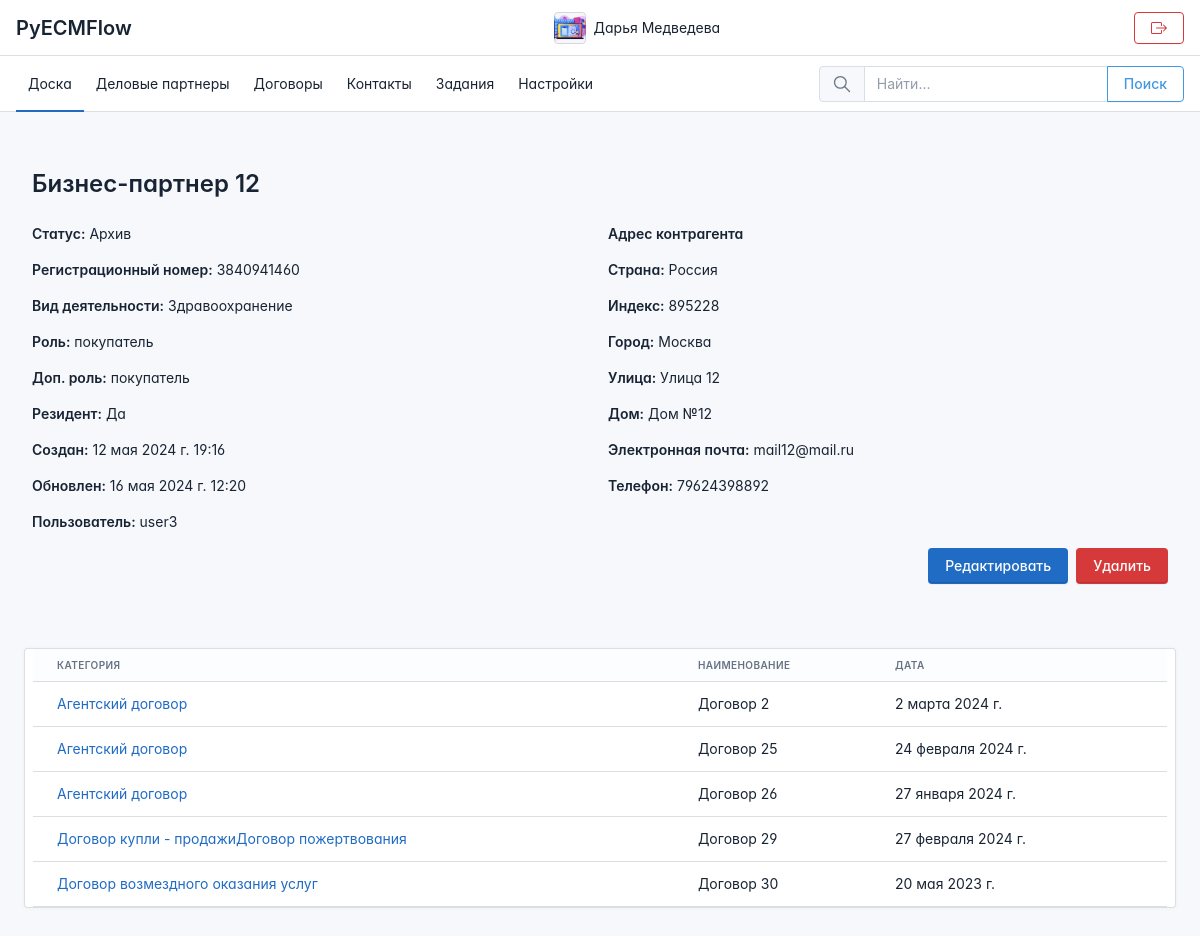
The page /businesspartner/12/ (signed in) on the database its author committed.
### apps/accounts/models.py (models this page shows, shortened)
class UserProfile(models.Model):
    user = models.OneToOneField(User, on_delete=models.CASCADE, related_name='profile',
                                verbose_name='Пользователь')
    email_address = models.EmailField(blank=True,
                                      verbose_name='Наименование')
    bio = models.TextField(blank=True, null=True,
                           verbose_name='О себе')
    phone_number = models.CharField(max_length=20, blank=True, null=True, verbose_name='Телефон')
    profile_picture = models.ImageField(upload_to='user_images', null=True, blank=True,
                                        verbose_name='Фото профиля')

### apps/business_partner/models.py (models this page shows, shortened)
class BusinessPartner(models.Model):
    INDUSTRY_CHOICES = [
        ('Производство', 'Производство'),
        ('Розничная торговля', 'Розничная торговля'),
        ('Здравоохранение', 'Здравоохранение'),
        ('IT', 'IT'),
        ('Финансы', 'Финансы'),
        ('Образование', 'Образование'),
        ('Строительство', 'Строительство'),
        ('Транспорт', 'Транспорт'),
        ('Сельское хозяйство', 'Сельское хозяйство'),
        ('Энергетика', 'Энергетика'),
        ('Банк', 'Банк'),
    ]
    PRIMARY_ROLE_CHOICES = [
        ('покупатель', 'Покупатель'),
        ('поставщик', 'Поставщик'),
        ('партнер', 'Партнер'),
        ('Банк', 'Банк'),
    ]
    SECONDARY_ROLE_CHOICES = [
        ('покупатель', 'Покупатель'),
        ('поставщик', 'Поставщик'),
        ('партнер', 'Партнер'),
        ('Банк', 'Банк'),
        ('-', '-'),
    ]
    STATUS_CHOICES = [
        ('Архив', 'Архив'),
        ('Заблокирован', 'Заблокирован'),
        ('Проверен', 'Проверен'),
    ]
    RESIDENCE_CHOICES = [
        ('Да', 'Да'),
        ('Нет', 'Нет'),
    ]
    name = models.CharField(max_length=100, default='', verbose_name='Наименование')
    residence = models.CharField(max_length=100, default='', verbose_name='Резидент')
    vat = models.CharField(max_length=100, default='', verbose_name='Регистрационный номер')
    email = models.EmailField(max_length=100, default='', verbose_name='Электронная почта')
    phone = models.CharField(max_length=20, default='', verbose_name='Телефон')
    country = models.CharField(max_length=100, default='', verbose_name='Страна')
    postcode = models.CharField(max_length=20, default='', verbose_name='Индекс')
    city = models.CharField(max_length=100, default='', verbose_name='Город')
    street_name = models.CharField(max_length=200, default='', verbose_name='Улица')
    house_number = models.CharField(max_length=20, default='', verbose_name='Дом')
    industry = models.CharField(max_length=200, default='', verbose_name='Вид деятельности')
    primary_role = models.CharField(max_length=100, default='', verbose_name='Роль')
    secondary_role = models.CharField(max_length=100, default='', verbose_name='Доп. роль')
    status = models.CharField(max_length=100, default='', verbose_name='Статус')
    created_at = models.DateTimeField(auto_now_add=True, verbose_name='Создан')
    updated_at = models.DateTimeField(auto_now=True, verbose_name='Обновлен')
    user = models.ForeignKey(User, on_delete=models.CASCADE, related_name='customers',
                             null=True, verbose_name='Пользователь')

### apps/contracts/models.py (models this page shows, shortened)
class Contracts(models.Model):
    CONTRACT_CURRENCY_CHOICES = [
        ('rub', 'RUB'),
        ('eur', 'EUR'),
        ('usd', 'USD'),
        ('cny', 'CNY'),
        ('gbp', 'GBP'),
        ('chf', 'CHF'),
    ]
    VALIDITY_ROLE_CHOICES = [
        ('Архив', 'Архив'),
        ('Заблокирован', 'Заблокирован'),
        ('Проверен', 'Проверен'),
    ]
    CATEGORY_CHOICES = [
        ('Агентский договор', 'Агентский договор'),
        ('Договор аренды', 'Договор аренды'),
        ('Договор возмездного оказания услуг', 'Договор возмездного оказания услуг'),
        ('Договор купли - продажи', 'Договор купли - продажи'),
        ('Договор пожертвования', 'Договор пожертвования'),
        ('Договор поставки', 'Договор поставки'),
        ('Договор займа', 'Договор займа'),
    ]
    reg_number = models.CharField(max_length=200, default='', verbose_name='Регистрационный номер')
    name = models.CharField(max_length=100, default='', verbose_name='Наименование')
    date = models.DateField(default=date.today, verbose_name='Дата заключения')
    content = models.CharField(max_length=100, default='', verbose_name='Содержание')
    business_partner = models.ForeignKey(BusinessPartner, on_delete=models.SET_NULL, null=True, blank=True,
                                         related_name='contracts', verbose_name='Контрагент')
    country = models.CharField(max_length=100, default='', verbose_name='Страна')
    contract_currency = models.CharField(max_length=100, default='', verbose_name='Валюта контракта')
    validity = models.CharField(max_length=100, default='', verbose_name='Статус')
    due_to = models.DateField(null=True, verbose_name='Дата окончания действия')
    category = models.CharField(max_length=200, default='', verbose_name='Категория')
    created_at = models.DateTimeField(auto_now_add=True, verbose_name='Дата создания')
    updated_at = models.DateTimeField(auto_now=True, verbose_name='Дата обновления')
    user = models.ForeignKey(User, on_delete=models.CASCADE, related_name='person', null=True,
                             verbose_name='Пользователь')
    contract_file = models.FileField(upload_to='contract_files/', null=True, blank=True,
                                     verbose_name='Договор')

### apps/business_partner/views.py (the view)
# urls.py: path('businesspartner/<int:pk>/', views.businesspartner_detail, name='businesspartner_detail'),
@login_required
def businesspartner_detail(request, pk):
    businesspartner = get_object_or_404(BusinessPartner, pk=pk)
    contracts = Contracts.objects.filter(business_partner=businesspartner)
    return render(request, 'apps/business_partner/businesspartner_detail.html',
                  {'businesspartner': businesspartner, 'contracts': contracts})

### templates/apps/business_partner/businesspartner_detail.html
{% extends 'base.html' %}
{% block content %}
<div class="container py-5">
    <div class="row">
        <div class="col-12">
            <h1 class="mb-4">{{ businesspartner.name }}</h1>
        </div>
    </div>
    <div class="row">
        <div class="col-md-6">
            <p ><strong>Статус:</strong> {{ businesspartner.status }}</p>
            <p ><strong>Регистрационный номер:</strong> {{ businesspartner.vat }}</p>
            <p ><strong>Вид деятельности:</strong> {{ businesspartner.industry }}</p>
            <p ><strong>Роль:</strong> {{ businesspartner.primary_role }}</p>
            <p ><strong>Доп. роль:</strong> {{ businesspartner.secondary_role }}</p>
            <p><strong>Резидент:</strong> {{ businesspartner.residence }}</p>
            <p ><strong>Создан:</strong> {{ businesspartner.created_at }}</p>
            <p ><strong>Обновлен:</strong> {{ businesspartner.updated_at }}</p>
            <p ><strong>Пользователь:</strong> {{ businesspartner.user.username }}</p>
        </div>
        <div class="col-md-6">
            <p><strong>Адрес контрагента</strong></p>
                    <p><strong>Страна:</strong> {{ businesspartner.country }}</p>
                    <p><strong>Индекс:</strong> {{ businesspartner.postcode }}</p>
                    <p><strong>Город:</strong> {{ businesspartner.city }}</p>
                    <p><strong>Улица:</strong> {{ businesspartner.street_name }}</p>
                    <p><strong>Дом:</strong> {{ businesspartner.house_number }}</p>
                    <p><strong>Электронная почта:</strong> {{ businesspartner.email }}</p>
                    <p><strong>Телефон:</strong> {{ businesspartner.phone }}</p>
        </div>
        <div class="d-flex justify-content-end">
            <a href="{% url 'business_partner:businesspartner_update' businesspartner.pk %}" class="btn btn-primary me-2">Редактировать</a>
            <a href="{% url 'business_partner:businesspartner_delete' businesspartner.pk %}" class="btn btn-danger">Удалить</a>
        </div>
    </div>
</div>
<div class="container my-5">
    <div class="row mb-3">
        <div class="card">
            <table class="table card-table table-vcenter">
                <thead>
                <tr>
                    <th>Категория</th>
                    <th>Наименование</th>
                    <th>Дата</th>
                </tr>
                </thead>
                <tbody>
                {% for contract in businesspartner.contracts.all %}
                <tr>
                    <td><a href="{% url 'contracts:contracts_detail' contract.id %}">{{ contract.category }}</a></td>
                    <td>{{ contract.name }}</td>
                    <td>{{ contract.date }}</td>
                </tr>
                {% endfor %}
                </tbody>
            </table>
        </div>
    </div>
</div>
{% endblock %}

### templates/navigation.html (shortened to what this page needs)
<header class="navbar navbar-expand-md d-print-none" >
    <div class="container-xl">
        <h1 class="navbar-brand navbar-brand-autodark d-none-navbar-horizontal pe-0 pe-md-3" width="110" height="32">
            <a href="{% url 'dashboard:dashboard' %}">PyECMFlow</a>
        </h1>
        <div class="navbar-nav flex-row order-md-last">
            <div class="d-none d-md-flex">
                <div class="nav-item">
                    <a href="{% url 'accounts:profile' %}" class="nav-link d-flex lh-1 text-reset p-0" >
                        <span class="avatar avatar-sm" style="background-image: url({% if user.profile.profile_picture %}{{ user.profile.profile_picture.url }}{% else %}https://via.placeholder.com/150{% endif %})"></span>
                        <div class="d-none d-xl-block ps-2">
                            <div>{{ user.first_name }} {{ user.last_name }}</div>
                        </div>
                    </a>
                </div>
            </div>
        </div>
        <div class="navbar-nav flex-row order-md-last">
            <div class="d-none d-md-flex">
                <div class="nav-item">
                    <div class="d-none d-xl-block ps-2">
                        <a href="{% url 'accounts:login' %}" class="nav-link d-flex lh-1 text-reset p-0" >
                            <button type="button" class="btn btn-outline-danger"></button>
                        </a>
                    </div>
                </div>
            </div>
        </div>
    </div>
</header>
<header class="navbar-expand-md">
    <div class="collapse navbar-collapse" id="navbar-menu">
        <div class="navbar">
            <div class="container-xl">
                <ul class="navbar-nav">
                    <li class="nav-item active">
                        <a class="nav-link" href="{% url 'dashboard:dashboard' %}" >
                            <span class="nav-link-title ">Доска</span>
                        </a>
                    </li>
                    <li class="nav-item">
                        <a class="nav-link" href="{% url 'business_partner:businesspartner_list' %}">
                            <span class="nav-link-title">Деловые партнеры</span>
                        </a>
                    </li>
                    <li class="nav-item">
                        <a class="nav-link" href="{% url 'contracts:contracts_list' %}" >
                            <span class="nav-link-title">Договоры</span>
                        </a>
                    </li>
                    <li class="nav-item">
                        <a class="nav-link" href="{% url 'contact:contact_list' %}" >
                            <span class="nav-link-title">Контакты</span>
                        </a>
                    </li>
                    <li class="nav-item">
                        <a class="nav-link" href="{% url 'tasks:task_list' %}" >
                            <span class="nav-link-title">Задания</span>
                        </a>
                    </li>
                    {% if request.user.is_staff %}
                    <li class="nav-item">
                        <a class="nav-link" href="{% url 'admin:index' %}" >
                            <span class="nav-link-title">Настройки</span>
                        </a>
                    </li>
                    {% endif %}
                </ul>
            <div class="my-2 my-md-0 flex-grow-1 flex-md-grow-0 order-first order-md-last">
                <form id="search-form" action="{% url 'search:search' %}" method="get" autocomplete="off" novalidate>
                    <div class="input-group">
                        <span class="input-group-text">
                        </span>
                        <input id="search-input" type="text" name="q" value="" class="form-control" placeholder="Найти..." aria-label="Search the website">
                        <button class="btn btn-outline-info" type="submit">Поиск</button>
                    </div>
                </form>
            </div>
            </div>
        </div>
    </div>
</header>

### templates/base.html (style rules this page uses)
:root { --tblr-font-sans-serif: 'Inter Var', -apple-system, BlinkMacSystemFont, San Francisco, Segoe UI, Roboto, Helvetica Neue, sans-serif; }
body { font-feature-settings: "cv03", "cv04", "cv11"; }

### rows shown on the page
BusinessPartner: name "Бизнес-партнер 12", status "Архив", vat "3840941460", industry "Здравоохранение", primary_role "покупатель", secondary_role "покупатель", residence "Да", created_at "12 мая 2024 г. 19:16", updated_at "16 мая 2024 г. 12:20", user.username "user3", country "Россия", postcode "895228", city "Москва", street_name "Улица 12", house_number "Дом №12", email "mail12@mail.ru", phone "79624398892"
Contracts: category "Агентский договор", name "Договор 2", date "2 марта 2024 г."
Contracts: category "Агентский договор", name "Договор 25", date "24 февраля 2024 г."
Contracts: category "Агентский договор", name "Договор 26", date "27 января 2024 г."
Contracts: category "Договор купли - продажиДоговор пожертвования", name "Договор 29", date "27 февраля 2024 г."
Contracts: category "Договор возмездного оказания услуг", name "Договор 30", date "20 мая 2023 г."

### other values the page prints
{{ user.first_name }} "Дарья"
{{ user.last_name }} "Медведева"
